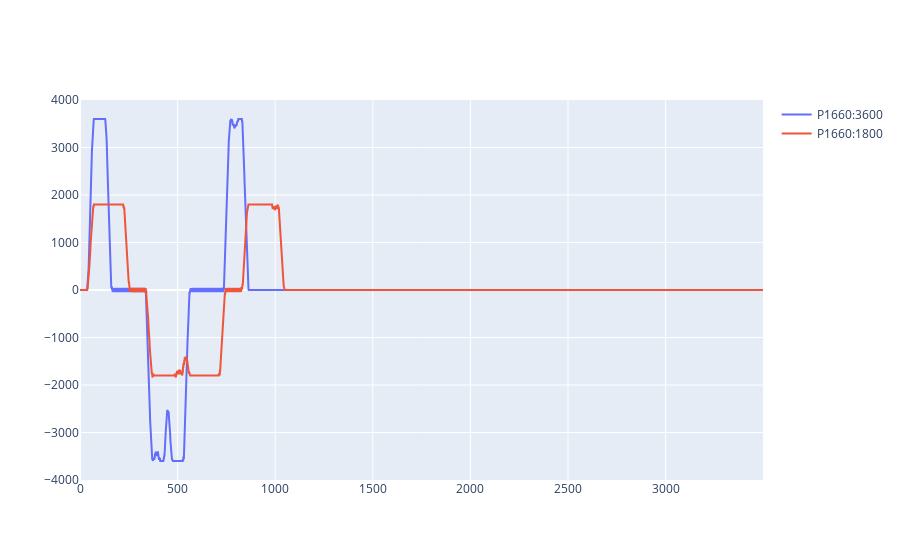

Notebook cell for this chart:
### Code cell
fig = go.Figure(data=go.Line(y=temp_AT, x=[x for x in range(len(temp_AT))], name="P1660:3600"))
fig.add_trace(go.Line(y=temp_AT2, x=[x for x in range(len(temp_AT2))], name="P1660:1800"))

### Figure 1 — Plotly figure (JSON) as saved in the notebook; plotly's stock layout.template omitted (floating-point values rounded to 4 significant figures; data arrays with more than 128 entries replaced by an {"elided": "..."} marker saying what was removed)
{"data": [{"name": "P1660:3600", "type": "scatter", "x": {"elided": "3500 int values"}, "y": {"elided": "3500 float values"}}, {"name": "P1660:1800", "type": "scatter", "x": {"elided": "3500 int values"}, "y": {"elided": "3500 float values"}}], "layout": {}}
